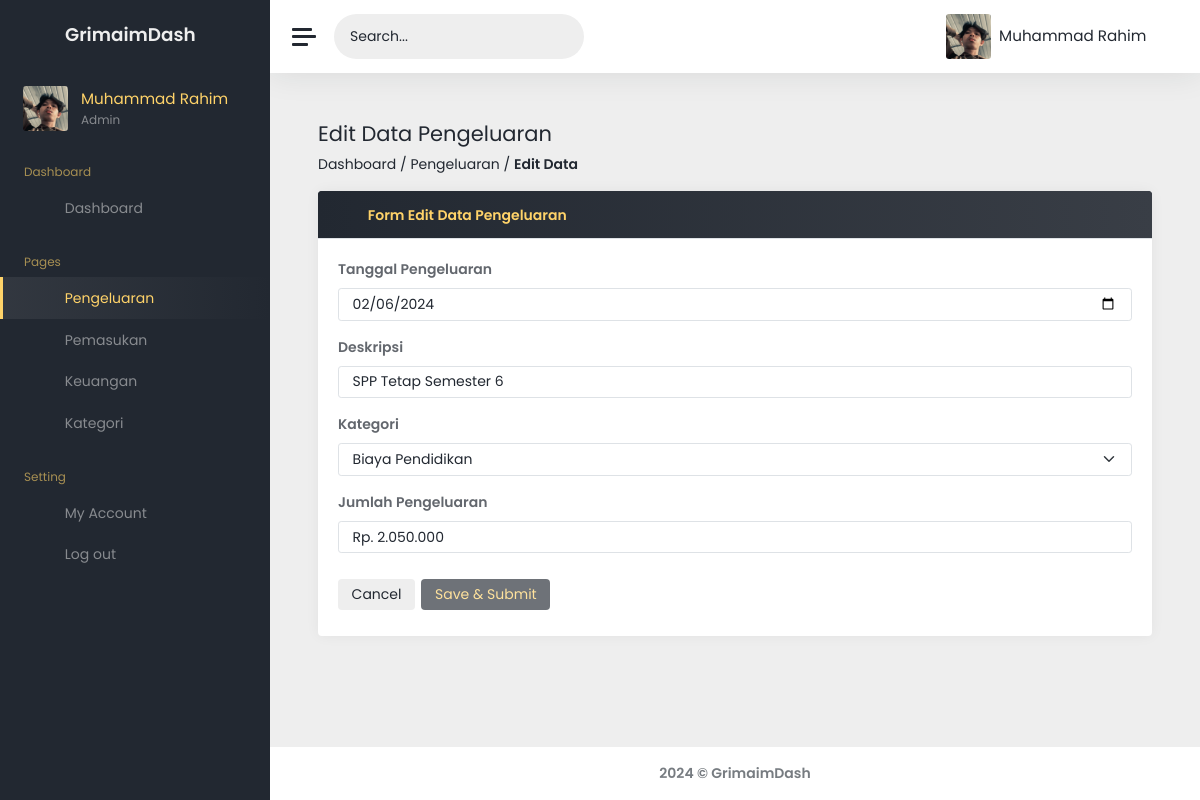
Screenshot of /pengeluaran/ID=2/edit-data (signed in) with the database file from the repository.
### models/models.py (models this page shows, shortened)
class User(db.Model, UserMixin):
    userID = db.Column(db.Integer, primary_key=True, autoincrement=True)
    username = db.Column(db.String(50), nullable=False)
    fullname = db.Column(db.String(100), nullable=False)
    password = db.Column(db.String(100), nullable=False)
    userPicture = db.Column(db.String(1000), nullable=False, default=DEFAULT_IMAGE)

class Pengeluaran(db.Model):
    pengeluaranID = db.Column(db.Integer, primary_key=True, autoincrement=True)
    userID = db.Column(db.Integer, db.ForeignKey("user.userID"), nullable=False)
    tanggalPengeluaran = db.Column(db.Date, nullable=False)
    deskripsiPengeluaran = db.Column(db.String(255), nullable=False)
    kategoriPengeluaran = db.Column(
        db.Integer, db.ForeignKey("kategori.kategoriID"), nullable=False
    )
    jumlahPengeluaran = db.Column(db.Float, nullable=False)
    kategori = db.relationship("Kategori", backref="pengeluaran", lazy=True)

class Kategori(db.Model):
    kategoriID = db.Column(db.Integer, primary_key=True, autoincrement=True)
    kategoriName = db.Column(db.String(50), unique=True, nullable=False)

### app.py (the view)
@app.route("/pengeluaran/ID=<int:pengeluaranID>/edit-data", methods=["GET", "POST"])
@login_required
def editPengeluaran(pengeluaranID):
    pengeluaran = Pengeluaran.query.get(pengeluaranID)
    current_date = datetime.today().strftime("%Y-%m-%d")
    if request.method == "POST":
        tanggalPengeluaran_str = request.form.get("tanggalPengeluaran")
        tanggalPengeluaran = datetime.strptime(
            tanggalPengeluaran_str, "%Y-%m-%d"
        ).date()
        deskripsiPengeluaran = request.form.get("deskripsiPengeluaran")
        kategoriPengeluaran = request.form.get("kategoriPengeluaran")
        jumlahPengeluaran = float(
            request.form.get("jumlahPengeluaran").replace("Rp. ", "").replace(".", "")
        )
        pengeluaran.tanggalPengeluaran = tanggalPengeluaran
        pengeluaran.deskripsiPengeluaran = deskripsiPengeluaran
        pengeluaran.kategoriPengeluaran = kategoriPengeluaran
        pengeluaran.jumlahPengeluaran = jumlahPengeluaran
        db.session.commit()
        flash(
            f"Data pengeluaran dengan ID: { pengeluaranID } berhasil diupdate",
            "success",
        )
        return redirect(url_for("pengeluaran"))
    else:
        userInfo = get_userInfo(current_user.username)
        kategori_list = Kategori.query.all()
        return render_template(
            "pengeluaran/editPengeluaran.html",
            userInfo=userInfo,
            kategori_list=kategori_list,
            pengeluaran=pengeluaran,
            current_date=current_date,
        )

### app.py (called while the page is built)
@login_manager.user_loader
def loader_user(userID):
    return User.query.get(userID)

### helpers/helpers.py (called while the page is built, shortened)
def get_userInfo(username):
    user = User.query.filter_by(username=username).first()
    if user:
        user_info = {
            "userID": user.userID,
            "username": user.username,
            "fullname": user.fullname,
            "password": user.password,  # Note: Handle password carefully and consider not exposing it in the frontend
            "userPicture": user.userPicture
        }
    return user_info

### templates/pengeluaran/editPengeluaran.html (shortened to what this page needs)
<!DOCTYPE html>
<html lang="en" data-theme="light">
<head>
	<link href="/static/assets/font-awesome-pro/css/all.min.css" rel="stylesheet" />
	<link href="/static/assets/admin-kit/css/css-adminkit.css" rel="stylesheet" />
	<link href="/static/css/style.css" rel="stylesheet" />
</head>
<body>
	<div class="wrapper">
		<nav id="sidebar" class="sidebar js-sidebar">
			<div class="sidebar-content js-simplebar">
				<a class="sidebar-brand" href="#">
          <i class="fa-duotone fa-waves-sine me-2"></i> <span class="align-self-center">GrimaimDash</span>
        </a>
				<div class="sidebar-profile">
          <img src="{{ url_for('static', filename='images/profiles/' + current_user.userPicture) }}" class="rounded" height="45" width="45" alt="Profile Picture">
						<div class="profile-name">
							<span class="fullname">{{ userInfo.fullname }}</span>
							<span class="job">Admin</span>
						</div>
				</div>
				<ul class="sidebar-nav">
          <li class="sidebar-header">
						Dashboard
					</li>
					<li class="sidebar-item">
						<a class="sidebar-link" href="/dashboard">
              <i class="align-middle fa-duotone fa-grid-horizontal sidebar-icon"></i> <span class="align-middle">Dashboard</span>
            </a>
					</li>
					<li class="sidebar-header">
						Pages
					</li>
					<li class="sidebar-item active">
						<a class="sidebar-link" href="/pengeluaran">
              <i class="align-middle fa-duotone fa-chart-line-down sidebar-icon"></i> <span class="align-middle">Pengeluaran</span>
            </a>
					</li>
					<li class="sidebar-item">
						<a class="sidebar-link" href="/pemasukan">
              <i class="align-middle fa-duotone fa-chart-line-up sidebar-icon"></i> <span class="align-middle">Pemasukan</span>
            </a>
					</li>
					<li class="sidebar-item">
						<a class="sidebar-link" href="/keuangan">
              <i class="align-middle fa-duotone fa-money-bill-transfer sidebar-icon"></i> <span class="align-middle">Keuangan</span>
            </a>
					</li>
          <li class="sidebar-item">
						<a class="sidebar-link" href="/kategori">
              <i class="align-middle fa-duotone fa-cart-shopping-fast sidebar-icon"></i> <span class="align-middle">Kategori</span>
            </a>
					</li>
					<li class="sidebar-header">
						Setting
					</li>
					<li class="sidebar-item">
						<a class="sidebar-link" href="/account/{{ userInfo.username }}">
              <i class="align-middle fa-duotone fa-gears sidebar-icon"></i> <span class="align-middle">My Account</span>
            </a>
					</li>
					<li class="sidebar-item">
						<a class="sidebar-link" href="/logout">
              <i class="align-middle fa-duotone fa-arrow-right-from-bracket sidebar-icon"></i> <span class="align-middle">Log out</span>
            </a>
					</li>
				</ul>
			</div>
		</nav>
		<div class="main">
			<nav class="navbar navbar-expand">
				<a class="sidebar-toggle js-sidebar-toggle">
          <i class="hamburger align-self-center"></i>
        </a>
				<div class="sidebar-search">
					<input type="text" placeholder="Search..." id="searchInput">
					<button type="submit"><i class="fa-duotone fa-magnifying-glass"></i></button>
				</div>
				<div class="sidebar-mode">
					<button type="button" data-theme-toggle aria-label="Change to light theme">
					</button>
				</div>
				<div class="navbar-profile dropdown" onclick="toggleDropdown(this)">
					<a class="dropbtn">
						<img src="{{ url_for('static', filename='images/profiles/' + current_user.userPicture) }}" class="rounded" height="45" width="45" alt="Profile Picture">
						<span class="d-none d-sm-inline-block fullname">{{ userInfo["fullname"] }}</span>
						<i class="fa-duotone fa-caret-down d-none d-sm-inline-block"></i>
					</a>
				</div>
			</nav>
			<main class="content">
				<div class="container-fluid p-0">
					<div class="row">
						<div class="col-12">
							<div class="pages-header">
								<h1 class="h3 mb-2">Edit Data Pengeluaran</h1>
								<p>
                  <a href="/dashboard" class="text-decoration-none">Dashboard</a> /
                  <a href="/pengeluaran" class="text-decoration-none">Pengeluaran</a> /
                  <strong>Edit Data</strong>
                </p>
							</div>
						</div>
					</div>
          <div class="row">
            <div class="col-12">
              <div class="card card-table">
                <div class="card-header">
                  <h5><i class="fa-duotone fa-table me-2"></i>Form Edit Data Pengeluaran</h5>
                </div>
                <div class="card-body">
                  <form method="POST" action="" id="myForm">
										<div class="mb-3">
											<label class="form-label"><strong>Tanggal Pengeluaran</strong></label>
											<input type="date" class="form-control" placeholder="Masukan Tanggal Pengeluaran" value="{{ pengeluaran.tanggalPengeluaran }}" name="tanggalPengeluaran">
										</div>
										<div class="mb-3">
											<label class="form-label"><strong>Deskripsi</strong></label>
											<input type="text" class="form-control" placeholder="Masukan Deskripsi" value="{{ pengeluaran.deskripsiPengeluaran }}" name="deskripsiPengeluaran">
										</div>
										<div class="mb-3">
											<label class="form-label"><strong>Kategori</strong></label>
											<select class="form-select mb-3" name="kategoriPengeluaran" required>
													{% for kategori in kategori_list %}
													<option value="{{ kategori.kategoriID }}" {% if kategori.kategoriID == pengeluaran.kategoriPengeluaran %}selected{% endif %}>{{ kategori.kategoriName }}</option>
													{% endfor %}
											</select>
										</div>
										<div class="mb-3">
											<label class="form-label"><strong>Jumlah Pengeluaran</strong></label>
											<input type="text" class="form-control" placeholder="Rp. 0" name="jumlahPengeluaran" oninput="formatCurrency(this)" value="Rp. {{ '{:,.0f}'.format(pengeluaran.jumlahPengeluaran).replace(',', '.') }}">
										</div>
										<div class="button-grp">
											<a href="/pengeluaran" type="button" class="btn aero-btn-close">Cancel</a>
											<button type="submit" class="btn aero-btn-submit" disabled>Save & Submit</button>
										</div>
									</form>
                </div>
              </div>
            </div>
          </div>
				</div>
			</main>
			<footer class="footer">
				<div class="container-fluid">
					<div class="row text-muted d-flex">
						<div class="col-12 text-center">
							<p class="mb-0">
								<a class="text-muted text-decoration-none" href="https://www.instagram.com/aiiimmmm._" target="_blank"><strong>2024 &copy; GrimaimDash</strong></a>
							</p>
						</div>
					</div>
				</div>
			</footer>
		</div>
	</div>
</body>
</html>

### rows the page displays
User: userPicture (picture), fullname "Muhammad Rahim"
Pengeluaran: tanggalPengeluaran "02/06/2024", deskripsiPengeluaran "SPP Tetap Semester 6", kategoriPengeluaran "Biaya Pendidikan", jumlahPengeluaran "Rp. 2.050.000"
